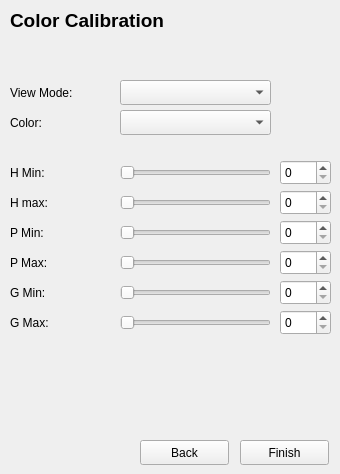
    <widget class="QWidget" name="page_2">
     <widget class="QPushButton" name="bt_finish">
      <property name="geometry">
       <rect>
        <x>240</x>
        <y>440</y>
        <width>89</width>
        <height>25</height>
       </rect>
      </property>
      <property name="text">
       <string>Finish</string>
      </property>
     </widget>
     <widget class="QPushButton" name="bt_back_2">
      <property name="geometry">
       <rect>
        <x>140</x>
        <y>440</y>
        <width>89</width>
        <height>25</height>
       </rect>
      </property>
      <property name="text">
       <string>Back</string>
      </property>
     </widget>
     <widget class="QLabel" name="labelt2">
      <property name="geometry">
       <rect>
        <x>10</x>
        <y>10</y>
        <width>311</width>
        <height>21</height>
       </rect>
      </property>
      <property name="font">
       <font>
        <pointsize>14</pointsize>
        <weight>75</weight>
        <bold>true</bold>
        <underline>false</underline>
       </font>
      </property>
      <property name="text">
       <string>Color Calibration</string>
      </property>
     </widget>
     <widget class="QSpinBox" name="spin_hmin">
      <property name="geometry">
       <rect>
        <x>280</x>
        <y>160</y>
        <width>51</width>
        <height>25</height>
       </rect>
      </property>
      <property name="maximum">
       <number>999</number>
      </property>
     </widget>
     <widget class="QSpinBox" name="spin_gmax">
      <property name="geometry">
       <rect>
        <x>280</x>
        <y>310</y>
        <width>51</width>
        <height>25</height>
       </rect>
      </property>
      <property name="maximum">
       <number>999</number>
      </property>
     </widget>
     <widget class="QSpinBox" name="spin_gmin">
      <property name="geometry">
       <rect>
        <x>280</x>
        <y>280</y>
        <width>51</width>
        <height>25</height>
       </rect>
      </property>
      <property name="maximum">
       <number>999</number>
      </property>
     </widget>
     <widget class="QLabel" name="label_pmax">
      <property name="geometry">
       <rect>
        <x>10</x>
        <y>250</y>
        <width>101</width>
        <height>25</height>
       </rect>
      </property>
      <property name="text">
       <string>P Max:</string>
      </property>
     </widget>
     <widget class="QSpinBox" name="spin_hmax">
      <property name="geometry">
       <rect>
        <x>280</x>
        <y>190</y>
        <width>51</width>
        <height>25</height>
       </rect>
      </property>
      <property name="maximum">
       <number>999</number>
      </property>
     </widget>
     <widget class="QSlider" name="slider_pmax">
      <property name="geometry">
       <rect>
        <x>120</x>
        <y>250</y>
        <width>151</width>
        <height>25</height>
       </rect>
      </property>
      <property name="singleStep">
       <number>1</number>
      </property>
      <property name="orientation">
       <enum>Qt::Horizontal</enum>
      </property>
      <property name="invertedAppearance">
       <bool>false</bool>
      </property>
      <property name="invertedControls">
       <bool>false</bool>
      </property>
      <property name="tickPosition">
       <enum>QSlider::NoTicks</enum>
      </property>
      <property name="tickInterval">
       <number>0</number>
      </property>
     </widget>
     <widget class="QSlider" name="slider_pmin">
      <property name="geometry">
       <rect>
        <x>120</x>
        <y>220</y>
        <width>151</width>
        <height>25</height>
       </rect>
      </property>
      <property name="singleStep">
       <number>1</number>
      </property>
      <property name="orientation">
       <enum>Qt::Horizontal</enum>
      </property>
      <property name="invertedAppearance">
       <bool>false</bool>
      </property>
      <property name="invertedControls">
       <bool>false</bool>
      </property>
      <property name="tickPosition">
       <enum>QSlider::NoTicks</enum>
      </property>
      <property name="tickInterval">
       <number>0</number>
      </property>
     </widget>
     <widget class="QLabel" name="label_hmax">
      <property name="geometry">
       <rect>
        <x>10</x>
        <y>190</y>
        <width>101</width>
        <height>25</height>
       </rect>
      </property>
      <property name="text">
       <string>H max:</string>
      </property>
     </widget>
     <widget class="QSpinBox" name="spin_pmax">
      <property name="geometry">
       <rect>
        <x>280</x>
        <y>250</y>
        <width>51</width>
        <height>25</height>
       </rect>
      </property>
      <property name="maximum">
       <number>999</number>
      </property>
     </widget>
     <widget class="QSlider" name="slider_gmax">
      <property name="geometry">
       <rect>
        <x>120</x>
        <y>310</y>
        <width>151</width>
        <height>25</height>
       </rect>
      </property>
      <property name="singleStep">
       <number>1</number>
      </property>
      <property name="orientation">
       <enum>Qt::Horizontal</enum>
      </property>
      <property name="invertedAppearance">
       <bool>false</bool>
      </property>
      <property name="invertedControls">
       <bool>false</bool>
      </property>
      <property name="tickPosition">
       <enum>QSlider::NoTicks</enum>
      </property>
      <property name="tickInterval">
       <number>0</number>
      </property>
     </widget>
     <widget class="QSlider" name="slider_hmin">
      <property name="geometry">
       <rect>
        <x>120</x>
        <y>160</y>
        <width>151</width>
        <height>25</height>
       </rect>
      </property>
      <property name="singleStep">
       <number>1</number>
      </property>
      <property name="orientation">
       <enum>Qt::Horizontal</enum>
      </property>
      <property name="invertedAppearance">
       <bool>false</bool>
      </property>
      <property name="invertedControls">
       <bool>false</bool>
      </property>
      <property name="tickPosition">
       <enum>QSlider::NoTicks</enum>
      </property>
      <property name="tickInterval">
       <number>0</number>
      </property>
     </widget>
     <widget class="QLabel" name="label_gmax">
      <property name="geometry">
       <rect>
        <x>10</x>
        <y>310</y>
        <width>101</width>
        <height>25</height>
       </rect>
      </property>
      <property name="text">
       <string>G Max:</string>
      </property>
     </widget>
     <widget class="QSlider" name="slider_gmin">
      <property name="geometry">
       <rect>
        <x>120</x>
        <y>280</y>
        <width>151</width>
        <height>25</height>
       </rect>
      </property>
      <property name="singleStep">
       <number>1</number>
      </property>
      <property name="orientation">
       <enum>Qt::Horizontal</enum>
      </property>
      <property name="invertedAppearance">
       <bool>false</bool>
      </property>
      <property name="invertedControls">
       <bool>false</bool>
      </property>
      <property name="tickPosition">
       <enum>QSlider::NoTicks</enum>
      </property>
      <property name="tickInterval">
       <number>0</number>
      </property>
     </widget>
     <widget class="QLabel" name="label_gmin">
      <property name="geometry">
       <rect>
        <x>10</x>
        <y>280</y>
        <width>101</width>
        <height>25</height>
       </rect>
      </property>
      <property name="text">
       <string>G Min:</string>
      </property>
     </widget>
     <widget class="QLabel" name="label_hmin">
      <property name="geometry">
       <rect>
        <x>10</x>
        <y>160</y>
        <width>101</width>
        <height>25</height>
       </rect>
      </property>
      <property name="text">
       <string>H Min:</string>
      </property>
     </widget>
     <widget class="QSpinBox" name="spin_pmin">
      <property name="geometry">
       <rect>
        <x>280</x>
        <y>220</y>
        <width>51</width>
        <height>25</height>
       </rect>
      </property>
      <property name="maximum">
       <number>999</number>
      </property>
     </widget>
     <widget class="QSlider" name="slider_hmax">
      <property name="geometry">
       <rect>
        <x>120</x>
        <y>190</y>
        <width>151</width>
        <height>25</height>
       </rect>
      </property>
      <property name="singleStep">
       <number>1</number>
      </property>
      <property name="orientation">
       <enum>Qt::Horizontal</enum>
      </property>
      <property name="invertedAppearance">
       <bool>false</bool>
      </property>
      <property name="invertedControls">
       <bool>false</bool>
      </property>
      <property name="tickPosition">
       <enum>QSlider::NoTicks</enum>
      </property>
      <property name="tickInterval">
       <number>0</number>
      </property>
     </widget>
     <widget class="QLabel" name="label_pmin">
      <property name="geometry">
       <rect>
        <x>10</x>
        <y>220</y>
        <width>101</width>
        <height>25</height>
       </rect>
      </property>
      <property name="text">
       <string>P Min:</string>
      </property>
     </widget>
     <widget class="QLabel" name="label_viewmode">
      <property name="geometry">
       <rect>
        <x>10</x>
        <y>80</y>
        <width>101</width>
        <height>25</height>
       </rect>
      </property>
      <property name="text">
       <string>View Mode:</string>
      </property>
     </widget>
     <widget class="QComboBox" name="combo_viewmode">
      <property name="geometry">
       <rect>
        <x>120</x>
        <y>80</y>
        <width>151</width>
        <height>25</height>
       </rect>
      </property>
     </widget>
     <widget class="QComboBox" name="combo_color">
      <property name="geometry">
       <rect>
        <x>120</x>
        <y>110</y>
        <width>151</width>
        <height>25</height>
       </rect>
      </property>
      <property name="currentText">
       <string/>
      </property>
      <property name="currentIndex">
       <number>-1</number>
      </property>
      <property name="minimumContentsLength">
       <number>0</number>
      </property>
     </widget>
     <widget class="QLabel" name="label_color">
      <property name="geometry">
       <rect>
        <x>10</x>
        <y>110</y>
        <width>101</width>
        <height>25</height>
       </rect>
      </property>
      <property name="text">
       <string>Color:</string>
      </property>
     </widget>
    </widget>
